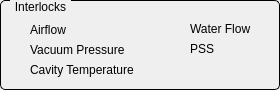
   <widget class="QGroupBox" name="groupBox_2">
    <property name="geometry">
     <rect>
      <x>10</x>
      <y>10</y>
      <width>280</width>
      <height>90</height>
     </rect>
    </property>
    <property name="styleSheet">
     <string notr="true">QGroupBox {
    border: 1px solid black;
    border-radius: 5px;
    margin-top: 0.5em;
}

QGroupBox::title {
    subcontrol-origin: margin;
    left: 10px;
    padding: 0 3px 0 3px;
}</string>
    </property>
    <property name="title">
     <string>Interlocks</string>
    </property>
    <widget class="QESimpleShape" name="qesimpleshape">
     <property name="geometry">
      <rect>
       <x>10</x>
       <y>20</y>
       <width>16</width>
       <height>20</height>
      </rect>
     </property>
     <property name="shape">
      <enum>QSimpleShape::circle</enum>
     </property>
     <property name="modulus">
      <number>2</number>
     </property>
     <property name="colour0" stdset="0">
      <color>
       <red>50</red>
       <green>20</green>
       <blue>20</blue>
      </color>
     </property>
     <property name="colour1" stdset="0">
      <color>
       <red>240</red>
       <green>5</green>
       <blue>5</blue>
      </color>
     </property>
     <property name="variable" stdset="0">
      <string>BOC06-RF-CAV:isAirPressureInterlock</string>
     </property>
     <property name="displayAlarmStateOption" stdset="0">
      <enum>QE::Never</enum>
     </property>
    </widget>
    <widget class="QLabel" name="label_11">
     <property name="geometry">
      <rect>
       <x>30</x>
       <y>20</y>
       <width>130</width>
       <height>20</height>
      </rect>
     </property>
     <property name="text">
      <string>Airflow</string>
     </property>
    </widget>
    <widget class="QESimpleShape" name="qesimpleshape_3">
     <property name="geometry">
      <rect>
       <x>10</x>
       <y>60</y>
       <width>16</width>
       <height>20</height>
      </rect>
     </property>
     <property name="shape">
      <enum>QSimpleShape::circle</enum>
     </property>
     <property name="modulus">
      <number>2</number>
     </property>
     <property name="colour0" stdset="0">
      <color>
       <red>50</red>
       <green>20</green>
       <blue>20</blue>
      </color>
     </property>
     <property name="colour1" stdset="0">
      <color>
       <red>240</red>
       <green>5</green>
       <blue>5</blue>
      </color>
     </property>
     <property name="variable" stdset="0">
      <string>BOC06-RF-CAV:isTemperatureInterlock</string>
     </property>
     <property name="displayAlarmStateOption" stdset="0">
      <enum>QE::Never</enum>
     </property>
    </widget>
    <widget class="QLabel" name="label_13">
     <property name="geometry">
      <rect>
       <x>30</x>
       <y>60</y>
       <width>130</width>
       <height>20</height>
      </rect>
     </property>
     <property name="text">
      <string>Cavity Temperature</string>
     </property>
    </widget>
    <widget class="QLabel" name="label_14">
     <property name="geometry">
      <rect>
       <x>190</x>
       <y>40</y>
       <width>40</width>
       <height>17</height>
      </rect>
     </property>
     <property name="text">
      <string>PSS</string>
     </property>
    </widget>
    <widget class="QESimpleShape" name="qesimpleshape_4">
     <property name="geometry">
      <rect>
       <x>170</x>
       <y>40</y>
       <width>16</width>
       <height>20</height>
      </rect>
     </property>
     <property name="shape">
      <enum>QSimpleShape::circle</enum>
     </property>
     <property name="modulus">
      <number>2</number>
     </property>
     <property name="colour0" stdset="0">
      <color>
       <red>240</red>
       <green>5</green>
       <blue>5</blue>
      </color>
     </property>
     <property name="colour1" stdset="0">
      <color>
       <red>60</red>
       <green>20</green>
       <blue>20</blue>
      </color>
     </property>
     <property name="variable" stdset="0">
      <string>BO-PSS-PLC:isRfInterlock</string>
     </property>
     <property name="displayAlarmStateOption" stdset="0">
      <enum>QE::Never</enum>
     </property>
    </widget>
    <widget class="QESimpleShape" name="qesimpleshape_5">
     <property name="geometry">
      <rect>
       <x>170</x>
       <y>20</y>
       <width>16</width>
       <height>20</height>
      </rect>
     </property>
     <property name="shape">
      <enum>QSimpleShape::circle</enum>
     </property>
     <property name="modulus">
      <number>2</number>
     </property>
     <property name="colour0" stdset="0">
      <color>
       <red>50</red>
       <green>20</green>
       <blue>20</blue>
      </color>
     </property>
     <property name="colour1" stdset="0">
      <color>
       <red>240</red>
       <green>5</green>
       <blue>5</blue>
      </color>
     </property>
     <property name="variable" stdset="0">
      <string>BOC06-RF-CAV:isWaterFlowInterlock</string>
     </property>
     <property name="displayAlarmStateOption" stdset="0">
      <enum>QE::Never</enum>
     </property>
    </widget>
    <widget class="QLabel" name="label_16">
     <property name="geometry">
      <rect>
       <x>190</x>
       <y>20</y>
       <width>80</width>
       <height>17</height>
      </rect>
     </property>
     <property name="text">
      <string>Water Flow</string>
     </property>
    </widget>
    <widget class="QLabel" name="label_17">
     <property name="geometry">
      <rect>
       <x>30</x>
       <y>40</y>
       <width>130</width>
       <height>20</height>
      </rect>
     </property>
     <property name="text">
      <string>Vacuum Pressure</string>
     </property>
    </widget>
    <widget class="QESimpleShape" name="qesimpleshape_7">
     <property name="geometry">
      <rect>
       <x>10</x>
       <y>40</y>
       <width>16</width>
       <height>20</height>
      </rect>
     </property>
     <property name="shape">
      <enum>QSimpleShape::circle</enum>
     </property>
     <property name="modulus">
      <number>2</number>
     </property>
     <property name="colour0" stdset="0">
      <color>
       <red>50</red>
       <green>20</green>
       <blue>20</blue>
      </color>
     </property>
     <property name="colour1" stdset="0">
      <color>
       <red>240</red>
       <green>5</green>
       <blue>5</blue>
      </color>
     </property>
     <property name="variable" stdset="0">
      <string>BOC06-RF-CAV:isVacuumInterlock</string>
     </property>
     <property name="displayAlarmStateOption" stdset="0">
      <enum>QE::Never</enum>
     </property>
    </widget>
   </widget>
